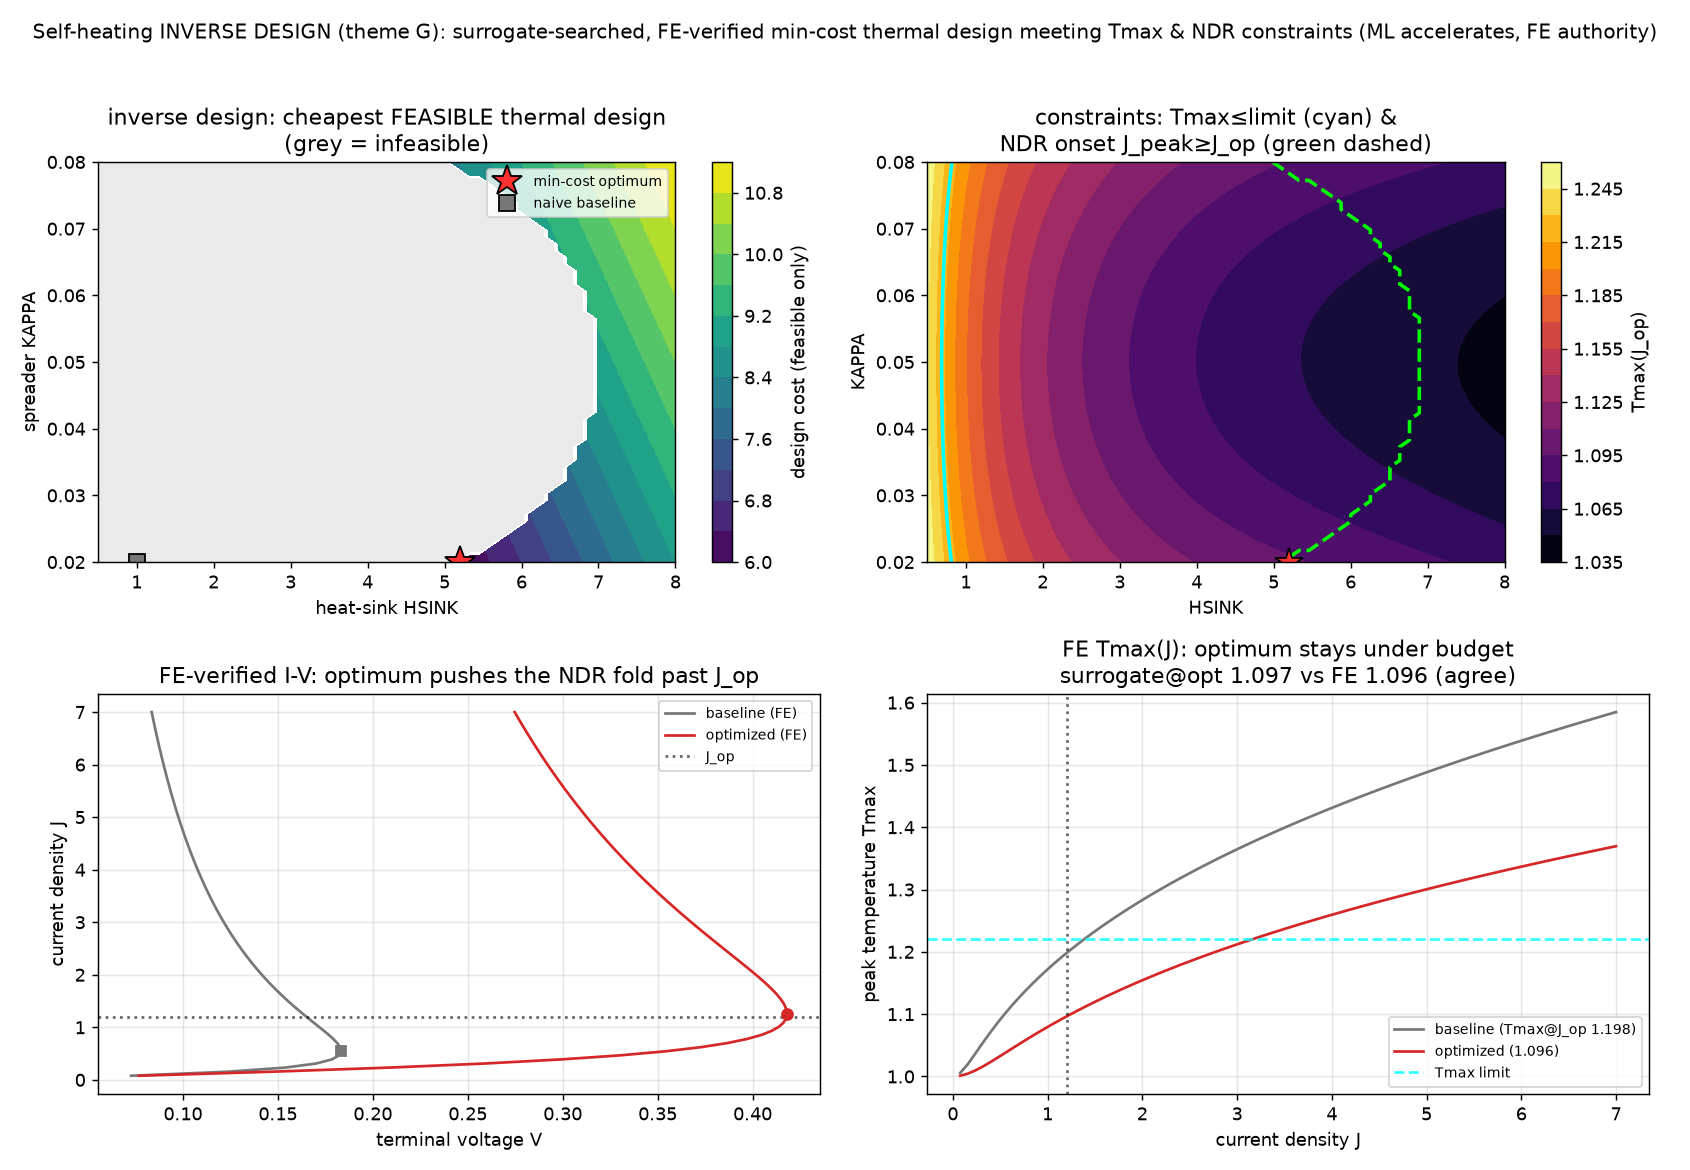

Reproduce this figure in Python.
"""electrothermal_inverse_design.py — INVERSE DESIGN of self-heating for research
theme G, tying together the ⑯ electro-thermal FE (electrothermal_selfheating.py, the
accuracy authority), the ⑯-dataset (electrothermal_dataset.npz), and the ㉑-style
operator surrogate. ML is the subordinate ACCELERATOR: a surrogate makes the design
space instantly searchable, and the FE VERIFIES the chosen design.

Design problem (a real thermal-design trade-off): choose the packaging heat-sink
strength HSINK and the lateral heat-spreader / geometry KAPPA to MINIMIZE a design cost
C = w_h HSINK + w_k KAPPA (better cooling / more spreading costs area & complexity),
SUBJECT TO two self-heating constraints at a target operating current J_op:
  (1) peak lattice temperature  Tmax(J_op) <= Tmax_limit   (thermal budget),
  (2) NDR-fold onset current    J_peak     >= J_op          (operate on the stable,
      voltage-controllable branch — below the negative-differential-resistance fold).
The material (activation EA) is fixed. The cheapest design meeting both constraints is
found on a dense (HSINK, KAPPA) grid using the surrogate (instant), then the optimum and
a naive baseline are VERIFIED with the weak-form FE.

Shows: the design space with the feasible region (both constraints) and cost contours
with the optimum; the two constraint fields (Tmax and NDR onset); the FE-verified I-V
and Tmax(J) of the optimized vs baseline design (NDR pushed past J_op, cooler); and the
surrogate-vs-FE agreement at the optimum.

Honest scope: surrogate trained on the reduced ⑯ dataset (illustrative scales), design
box within the sampled range (interpolation, cf. ㉑), simple linear cost; FE is the
authority and verifies the optimum. Physics leads; ML accelerates the search.

Run:  python3 electrothermal_inverse_design.py   (needs electrothermal_dataset.npz)
      python3 electrothermal_inverse_design.py --help
"""
from __future__ import annotations

import argparse
import os

import numpy as np
import torch
import torch.nn as nn

import electrothermal_selfheating as es

SEED = 20260726
DATA = "electrothermal_dataset.npz"
EA0 = 12.0             # fixed material activation
J_OP = 1.2            # target operating current density
TMAX_LIMIT = 1.22     # thermal budget (x T0)
W_H, W_K = 1.0, 40.0  # cost weights (heat sink, spreader): C = W_H*HSINK + W_K*KAPPA


class Op(nn.Module):
    """Surrogate (EA, HSINK, KAPPA, Jn) -> (V, Tmax)."""
    def __init__(self, width=96):
        super().__init__()
        self.net = nn.Sequential(
            nn.Linear(4, width), nn.SiLU(), nn.Linear(width, width), nn.SiLU(),
            nn.Linear(width, width), nn.SiLU(), nn.Linear(width, 2))

    def forward(self, x):
        return self.net(x)


def fe_curve(ea, hsink, kappa, Js, n=81):
    """Weak-form FE ground truth: (EA, HSINK, KAPPA) -> V(J), Tmax(J) (warm-started)."""
    x, K, ml = es.assemble(n)
    Kk = (kappa * K).tocsc()
    Tw = np.full(n, es.T0); V, Tmax = [], []
    for J in Js:
        Tw, _, _ = es.solve_T(J, Kk, ml, Tw, ea=ea, hsink=hsink)
        V.append(es.voltage(J, Tw, x, ea=ea)); Tmax.append(Tw.max())
    return np.array(V), np.array(Tmax)


def main():
    ap = argparse.ArgumentParser(description=__doc__,
                                 formatter_class=argparse.RawDescriptionHelpFormatter)
    ap.add_argument("--data", type=str, default=DATA)
    ap.add_argument("--epochs", type=int, default=2500)
    ap.add_argument("--out", type=str, default="electrothermal_inverse_design.png")
    args = ap.parse_args()
    if not os.path.exists(args.data):
        ap.error(f"{args.data} not found — run: python3 electrothermal_dataset.py")
    torch.manual_seed(SEED); np.random.seed(SEED)

    d = np.load(args.data, allow_pickle=True)
    combos = d["combos"].astype(float); Js = d["Js"].astype(float)
    V = d["V"].astype(float); Tmax = d["Tmax"].astype(float)
    nc, ns = V.shape; jmax = Js.max()
    # flatten to (EA, HSINK, KAPPA, Jn) -> (V, Tmax)
    X, Y = [], []
    for i in range(nc):
        for k in range(ns):
            X.append([combos[i, 0], combos[i, 1], combos[i, 2], Js[k] / jmax])
            Y.append([V[i, k], Tmax[i, k]])
    X = np.array(X); Y = np.array(Y)
    x_mu, x_sd = X.mean(0), X.std(0) + 1e-9
    y_mu, y_sd = Y.mean(0), Y.std(0) + 1e-9
    Xt = torch.tensor((X - x_mu) / x_sd, dtype=torch.float32)
    Yt = torch.tensor((Y - y_mu) / y_sd, dtype=torch.float32)

    net = Op(); opt = torch.optim.Adam(net.parameters(), lr=2e-3)
    sch = torch.optim.lr_scheduler.StepLR(opt, 1000, 0.5)
    for ep in range(args.epochs):
        opt.zero_grad(); loss = ((net(Xt) - Yt) ** 2).mean()
        loss.backward(); opt.step(); sch.step()
        if (ep + 1) % 1000 == 0:
            print(f"  epoch {ep+1} MSE {loss.item():.4e}")
    net.eval()

    def eval_grid(HH, KK, ea=EA0):
        """Batched surrogate eval over a design grid: returns Tmax(J_op) and NDR-onset
        J_peak for every (HSINK, KAPPA) cell in a single forward pass."""
        g = HH.shape
        H = HH.ravel(); Kp = KK.ravel(); m = H.size
        # query points: (m cells) x (ns currents) x 4 features
        q = np.empty((m * ns, 4))
        q[:, 0] = ea
        q[:, 1] = np.repeat(H, ns); q[:, 2] = np.repeat(Kp, ns)
        q[:, 3] = np.tile(Js / jmax, m)
        with torch.no_grad():
            p = net(torch.tensor((q - x_mu) / x_sd, dtype=torch.float32)).numpy() * y_sd + y_mu
        Vg = p[:, 0].reshape(m, ns); Tg = p[:, 1].reshape(m, ns)
        tmax_op = np.array([np.interp(J_OP, Js, Tg[i]) for i in range(m)]).reshape(g)
        jpeak = Js[np.argmax(Vg, axis=1)].reshape(g)
        return tmax_op, jpeak

    def metrics(hsink, kappa):
        t, j = eval_grid(np.array([[hsink]]), np.array([[kappa]]))
        return float(t[0, 0]), float(j[0, 0])

    # dense design-space search (surrogate = instant, batched)
    hs = np.linspace(0.5, 8.0, 60); ka = np.linspace(0.02, 0.08, 60)
    HH, KK = np.meshgrid(hs, ka)
    TMX, JPK = eval_grid(HH, KK)
    feasible = (TMX <= TMAX_LIMIT) & (JPK >= J_OP)
    cost = W_H * HH + W_K * KK
    cost_f = np.where(feasible, cost, np.inf)
    ia, ib = np.unravel_index(np.argmin(cost_f), cost_f.shape)
    hs_opt, ka_opt = HH[ia, ib], KK[ia, ib]
    print(f"\ninverse design (material EA={EA0}, J_op={J_OP}, Tmax_limit={TMAX_LIMIT}):")
    print(f"  feasible fraction {feasible.mean()*100:.0f}%; min-cost design "
          f"HSINK={hs_opt:.2f}, KAPPA={ka_opt:.3f} (cost {cost[ia,ib]:.2f})")

    # baseline: a cheap under-cooled design (low HSINK, low KAPPA)
    hs_base, ka_base = 1.0, 0.02
    Jf = np.linspace(jmax / 90, jmax, 90)
    Vb, Tb = fe_curve(EA0, hs_base, ka_base, Jf)
    Vo, To = fe_curve(EA0, hs_opt, ka_opt, Jf)
    tmax_op_fe = float(np.interp(J_OP, Jf, To)); jpk_fe = float(Jf[int(np.argmax(Vo))])
    tmax_op_su, jpk_su = metrics(hs_opt, ka_opt)
    print(f"  FE-verified optimum: Tmax(J_op)={tmax_op_fe:.3f} (limit {TMAX_LIMIT}), "
          f"J_peak={jpk_fe:.2f} (>= J_op {J_OP})")
    print(f"  surrogate at optimum: Tmax {tmax_op_su:.3f}, J_peak {jpk_su:.2f} "
          f"(FE {tmax_op_fe:.3f}/{jpk_fe:.2f})")
    base_tmax = float(np.interp(J_OP, Jf, Tb)); base_jpk = float(Jf[int(np.argmax(Vb))])

    _plot(args.out, hs, ka, HH, KK, TMX, JPK, feasible, cost, hs_opt, ka_opt,
          hs_base, ka_base, Jf, Vb, Tb, Vo, To,
          (base_tmax, base_jpk), (tmax_op_fe, jpk_fe), (tmax_op_su, jpk_su))
    print(f"wrote {args.out}")


def _plot(out, hs, ka, HH, KK, TMX, JPK, feasible, cost, hs_opt, ka_opt,
          hs_base, ka_base, Jf, Vb, Tb, Vo, To, base, feo, sur):
    import matplotlib
    matplotlib.use("Agg")
    import matplotlib.pyplot as plt
    fig, ax = plt.subplots(2, 2, figsize=(13, 9))

    # design space: cost contours + feasible region + optimum
    cf = ax[0, 0].contourf(HH, KK, np.where(feasible, cost, np.nan), levels=16, cmap="viridis")
    fig.colorbar(cf, ax=ax[0, 0], label="design cost (feasible only)")
    ax[0, 0].contourf(HH, KK, feasible.astype(float), levels=[-0.5, 0.5], colors=["#dddddd"], alpha=0.6)
    ax[0, 0].plot(hs_opt, ka_opt, "*", ms=18, color="#ff3030", mec="k", label="min-cost optimum")
    ax[0, 0].plot(hs_base, ka_base, "s", ms=9, color="#777", mec="k", label="naive baseline")
    ax[0, 0].set_xlabel("heat-sink HSINK"); ax[0, 0].set_ylabel("spreader KAPPA")
    ax[0, 0].set_title("inverse design: cheapest FEASIBLE thermal design\n(grey = infeasible)")
    ax[0, 0].legend(fontsize=8)

    # constraint fields
    c1 = ax[0, 1].contourf(HH, KK, TMX, levels=16, cmap="inferno")
    fig.colorbar(c1, ax=ax[0, 1], label="Tmax(J_op)")
    ax[0, 1].contour(HH, KK, TMX, levels=[TMAX_LIMIT], colors="cyan", linewidths=2)
    ax[0, 1].contour(HH, KK, JPK, levels=[J_OP], colors="lime", linewidths=2, linestyles="--")
    ax[0, 1].plot(hs_opt, ka_opt, "*", ms=16, color="#ff3030", mec="k")
    ax[0, 1].set_xlabel("HSINK"); ax[0, 1].set_ylabel("KAPPA")
    ax[0, 1].set_title("constraints: Tmax≤limit (cyan) &\nNDR onset J_peak≥J_op (green dashed)")

    ax[1, 0].plot(Vb, Jf, "-", color="#777", label="baseline (FE)")
    ax[1, 0].plot(Vo, Jf, "-", color="#d62728", label="optimized (FE)")
    ax[1, 0].axhline(J_OP, color="k", ls=":", alpha=0.6, label="J_op")
    ax[1, 0].plot(Vb[int(np.argmax(Vb))], Jf[int(np.argmax(Vb))], "s", color="#777")
    ax[1, 0].plot(Vo[int(np.argmax(Vo))], Jf[int(np.argmax(Vo))], "o", color="#d62728")
    ax[1, 0].set_xlabel("terminal voltage V"); ax[1, 0].set_ylabel("current density J")
    ax[1, 0].set_title("FE-verified I-V: optimum pushes the NDR fold past J_op")
    ax[1, 0].legend(fontsize=8); ax[1, 0].grid(True, alpha=0.3)

    ax[1, 1].plot(Jf, Tb, "-", color="#777", label=f"baseline (Tmax@J_op {base[0]:.3f})")
    ax[1, 1].plot(Jf, To, "-", color="#d62728", label=f"optimized ({feo[0]:.3f})")
    ax[1, 1].axhline(TMAX_LIMIT, color="cyan", ls="--", alpha=0.8, label="Tmax limit")
    ax[1, 1].axvline(J_OP, color="k", ls=":", alpha=0.6)
    ax[1, 1].set_xlabel("current density J"); ax[1, 1].set_ylabel("peak temperature Tmax")
    ax[1, 1].set_title(f"FE Tmax(J): optimum stays under budget\nsurrogate@opt {sur[0]:.3f} vs FE {feo[0]:.3f} (agree)")
    ax[1, 1].legend(fontsize=8); ax[1, 1].grid(True, alpha=0.3)

    fig.suptitle("Self-heating INVERSE DESIGN (theme G): surrogate-searched, FE-verified min-cost "
                 "thermal design meeting Tmax & NDR constraints (ML accelerates, FE authority)", fontsize=11)
    fig.tight_layout(rect=[0, 0, 1, 0.96])
    fig.savefig(out, dpi=130)


if __name__ == "__main__":
    main()
